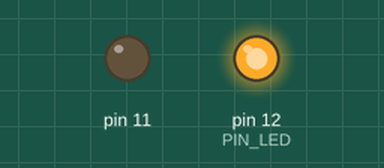
Simulated run of this sketch. Board: Arduino Uno, built with avr-gcc and run on an emulated ATmega328P. On the bench: output pins drawn as LEDs (lit = HIGH).

Above: at 0.5 s.
At 2.5 s:
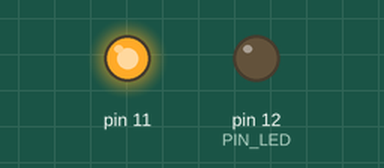
At 3.5 s:
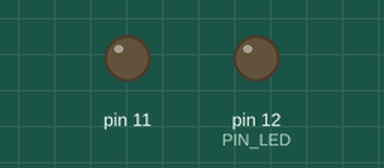
Timing chart, 0 to 5.2 s (numbered marks = the images above):
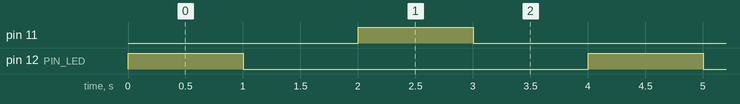

Measured:
- by itself, pin 11, pin 12 (PIN_LED): alternates HIGH for 1.0 s and LOW for 3.0 s
- by itself, everything shown: repeats every 4.0 s, in 4 steps

The sketch:

A01_Led_01.ino
```cpp
/*******************************
 * Nama File : A01_Led_01.ino
 * Menyalakan Led dari pin 12
 *******************************/
const int PIN_LED=12;

void setup() {
  pinMode(PIN_LED,OUTPUT); // apa dampaknya jika baris ini di-non aktifkan
  pinMode(11,OUTPUT);
}

void loop() {
  digitalWrite(PIN_LED,HIGH);
  delay(1000);

  digitalWrite(PIN_LED,LOW);
  delay(1000);

  digitalWrite(11,HIGH);
  delay(1000);

  digitalWrite(11,LOW);
  delay(1000);
}
```
